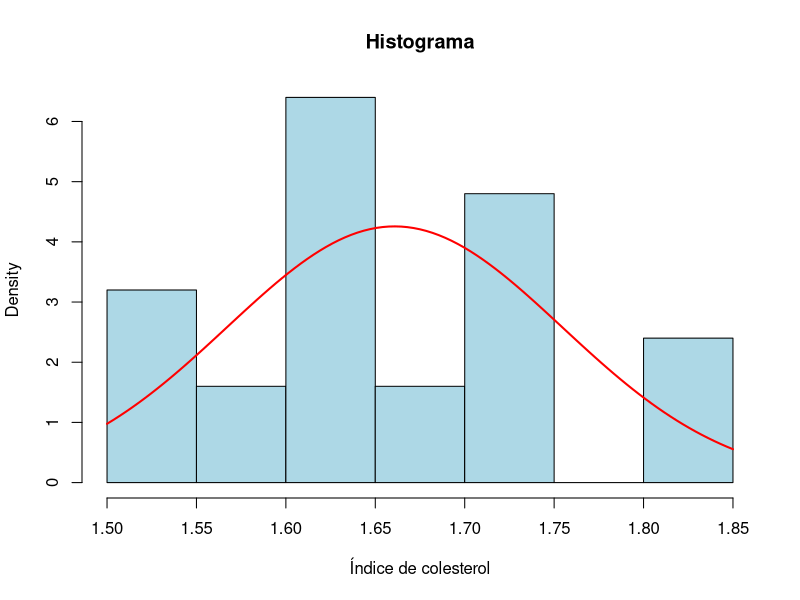
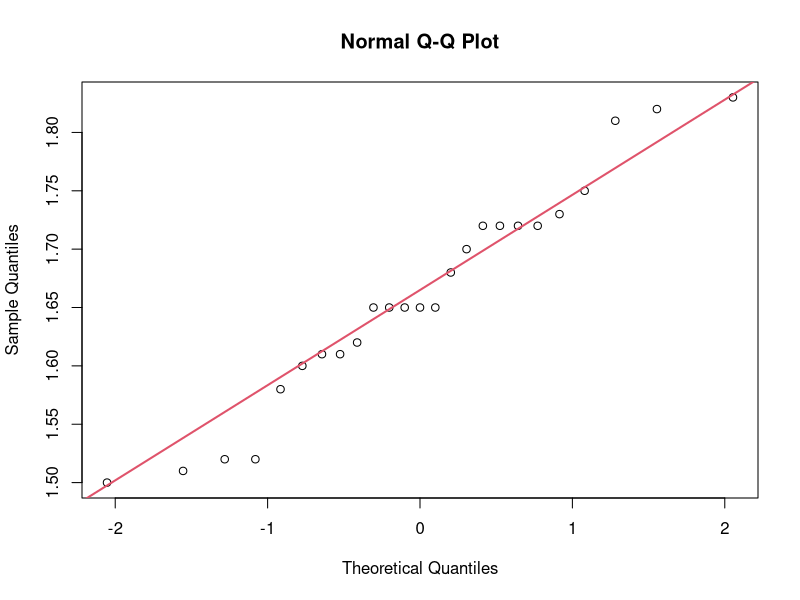

Write the R code that produced these figures, in order.
## ---- chunk 1
colesterol <- c(
  1.52,1.65,1.72,1.65,1.72,1.83,1.62,1.75,1.72,1.68,
  1.51,1.65,1.58,1.65,1.61,1.70,1.60,1.73,1.61,1.52,
  1.81,1.72,1.50,1.82,1.65
)

n <- length(colesterol)

n
## ---- chunk 2
mean(colesterol)
sd(colesterol)
var(colesterol)

summary(colesterol)
## ---- chunk 3
hist(colesterol,
     probability = TRUE,
     col="lightblue",
     xlab="Índice de colesterol",
     main="Histograma")

curve(dnorm(x,
            mean(colesterol),
            sd(colesterol)),
      add=TRUE,
      col="red",
      lwd=2)
## ---- chunk 4
qqnorm(colesterol)
qqline(colesterol,col=2,lwd=2)
## ---- chunk 5
shapiro.test(colesterol)
## ---- chunk 6
alpha <- 0.10 # asigamos el nivel de confianza 

s2 <- var(colesterol) #obtememos la varianza muestral

LI.var <- (n-1)*s2/qchisq(1-alpha/2,n-1) #obtenemos el límite inferior 

LS.var <- (n-1)*s2/qchisq(alpha/2,n-1) #obtenemos el límite superior

IC.sigma <- sqrt(c(LI.var,LS.var)) 

IC.sigma
## ---- chunk 7
alpha <- 0.05

xbarra <- mean(colesterol)

s <- sd(colesterol)

t <- qt(1-alpha/2,n-1)

LI <- xbarra-t*s*sqrt(1+1/n)

LS <- xbarra+t*s*sqrt(1+1/n)

c(LI,LS)
